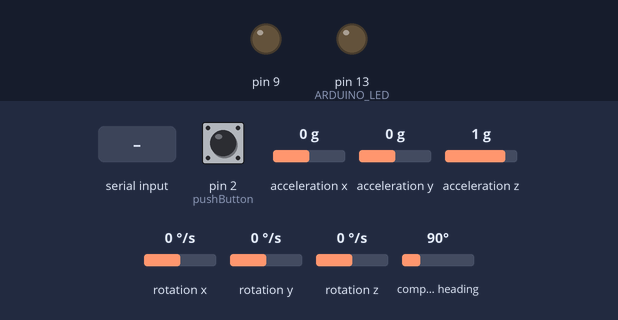
Simulated run of this sketch. Board: Arduino Uno, built with avr-gcc and run on an emulated ATmega328P. Shown: output pins drawn as LEDs (lit = HIGH). Wiring (inferred from the names in the program): HMC5883L compass at I2C address 0x1E; MPU-6050 motion sensor at I2C address 0x68. Dashed ring = blinking. The test bench sets the inputs (shaded band); at power-on: acceleration x 0 g, acceleration y 0 g, pin 2 (pushButton) LOW, acceleration z 1 g, rotation x 0 °/s, rotation y 0 °/s, rotation z 0 °/s, compass heading 90°. What the sketch prints to the serial monitor is not drawn.

Above: at 0.1 s.
At 1.8 s:
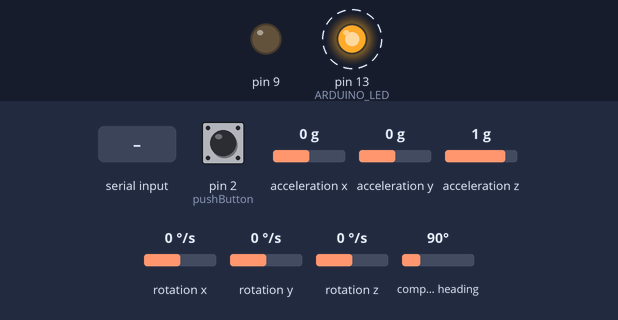
1.9 s: acceleration x set to -1.4 g
4.9 s: "S" received over Serial
7.9 s: acceleration y set to -1.4 g
Timing chart, 0 to 62.1 s (numbered marks = the images above; inputs shaded):
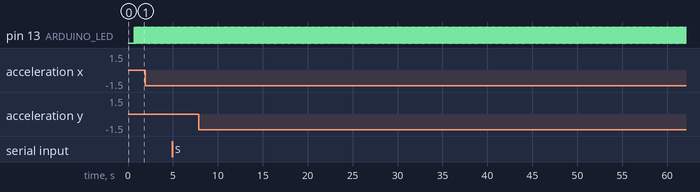

The sketch:

HT_GY86.ino
```cpp
/*
HT_GY86 v 1.0
Arduino-based headtracker for GY-86 board (MPU6050 + HMC5885L)
based on HATIRE sketch and Mahony algorithm implementation by Davide Gironi

All calibration code is deliberately removed in favor of MPU6050 self-clibration feature.
After turning on FTnoIR wait 30-40 seconds until frame stops moving, then use 'center' feature of FTnoIR.

*/
#include <Wire.h>

#include "mpu6050.h"
#include "hmc5883l.h"


#define SERIAL_BAUD 115200
#define  ARDUINO_LED 13
int pushButton = 2;

typedef struct {
  int16_t  Begin;
  uint16_t Cpt;
  float    gyro[3];   // 12 [Y, P, R]    gyro
  float    acc[3];    // 12 [x, y, z]    Acc
  int16_t  End ;
}
_hat;

typedef struct  {
  int16_t Begin  ;
  uint16_t Code ;     // 2  Code info
  char     Msg[24];   // 24 Message
  int16_t End ;
}
_msginfo;

// runtime global variables

_msginfo msg;
_hat hat;

char mag_present=0;
int cntr=0;

long *ptr = 0;
double qw = 1.0f;
double qx = 0.0f;
double qy = 0.0f;
double qz = 0.0f;
double roll = 0.0f;
double pitch = 0.0f;
double yaw = 0.0f;

uint8_t sendData=1;
volatile uint8_t dataAvailable=0;


typedef void (*_update_quat)();
_update_quat update_quat;

// structured messaging
void PrintCodeSerial(uint16_t code,char Msg[24],bool EOL ) {
  msg.Code=code;
  memset(msg.Msg,0x00,24);
  strcpy(msg.Msg,Msg);
  if (EOL) msg.Msg[23]=0x0A;
  // Send HATIRE message to  PC
   Serial.write((byte*)&msg,30);
}


/*
 * update timer
 */
ISR(TIMER1_COMPA_vect) {
  update_quat();
  digitalWrite(ARDUINO_LED, digitalRead(ARDUINO_LED) ^ 1);
  dataAvailable=1;
}

// process input from serial
void serialEvent(){
  char cmd = (char)Serial.read();
  switch (cmd) {
  case 'S':
    PrintCodeSerial(5001,"HAT START",true);
    sendData=1;
    break;

  case 's':
    PrintCodeSerial(5002,"HAT STOP",true);
    sendData=0;
    break;
  default:
    break;
  }
}

// the setup routine runs once when you press reset:
void setup() {
  hat.Begin = 0xAAAA;
  hat.Cpt = 0;
  hat.End = 0x5555;
  hat.acc[0]=0;
  hat.acc[1]=0;
  hat.acc[2]=0;

  msg.Begin = 0xAAAA;
  msg.Code = 0;
  msg.End = 0x5555;

  Serial.begin(SERIAL_BAUD);


  pinMode(9,OUTPUT);
  digitalWrite(2,HIGH);
  digitalWrite(3,HIGH);

  // Set all other pins to input, for safety.
  pinMode(0,INPUT);
  pinMode(1,INPUT);
  pinMode(2,INPUT);
  pinMode(3,INPUT);
  pinMode(6,INPUT);
  pinMode(7,INPUT);
  pinMode(8,INPUT);

  digitalWrite(0,LOW); // pull-down resistor
  digitalWrite(1,LOW);
  digitalWrite(2,HIGH);
  digitalWrite(3,HIGH);

  pinMode(ARDUINO_LED,OUTPUT);    // Arduino LED
  // make the pushbutton's pin an input:
  pinMode(pushButton, INPUT);

  Wire.begin();               // Start I2C

  PrintCodeSerial(2001,"MPU init",true);
  mpu6050_init();
  delay(50);

 PrintCodeSerial(2002,"Enabling bypass",true);
  mpu6050_enable_bypass();

  delay(200);
  mag_present=hmc5883l_detect();
  if(mag_present=='H') {
    PrintCodeSerial(2003,"Magnetometer found",true);
    hmc5883l_init();
    update_quat=&imu10dof01_updateQuaternion;
  } else {
    update_quat=&mpu6050_updateQuaternion;
    PrintCodeSerial(2004,"No magnetometer found",true);
  }
  delay(200);
  Serial.println("Timer init");
  delay(100);

  TIMSK1 &= (1 << TOIE1); // disable timer overflow interrupt
  TIMSK1 &= (1 << OCIE1A); // disable timer compare interrupt
  TCCR1A = 0;// set entire TCCR1A register to 0
  TCCR1B = 0;// same for TCCR1B
  TCNT1  = 0;//initialize counter value to 0
  // set compare match register for 1hz increments
  OCR1A = 256;// 61Hz
  // turn on CTC mode
  TCCR1B |= (1 << WGM12);
  // Set CS12 and CS10 bits for 1024 prescaler
  TCCR1B |= (1 << CS12) | (1 << CS10);
  TIMSK1 |= (1 << OCIE1A); // enable timer compare interrupt
//  TIMSK1 |= (1 << TOIE1); // enable timer overflow interrupt

}

// the loop routine runs over and over again forever:
void loop() {
  // workeraound for serialEvent bug
  if(Serial.available() > 0)  serialEvent();
  // read the input pin:
  int buttonState = digitalRead(pushButton);

  mpu6050_getQuaternion(&qw, &qx, &qy, &qz);
  mpu6050_getRollPitchYaw(&roll, &pitch, &yaw);
  hat.gyro[0]=yaw*57.2957795;
  hat.gyro[1]=pitch*57.2957795;
  hat.gyro[2]=roll*57.2957795;
  cntr= cntr >= 999 ? 0 : cntr+1;
  hat.Cpt=cntr;
  if((sendData==1) && (dataAvailable==1)) {
    Serial.write((byte*)&hat,30);
    dataAvailable=0;
  }
  delay(10);
}
```

hmc5883l.cpp
```cpp
// (licence header left out)
#include <stdlib.h>
#include <avr/io.h>
#include <util/delay.h>

#include "hmc5883l.h"

//path to i2c fleury lib
#include HMC5883L_I2CFLEURYPATH

static double hmc5883l_scale = 0;

/*
 * init the hmc5883l
 */
void hmc5883l_init() {
    #if HMC5883L_I2CINIT == 1
	//init i2c
	i2c_init();
	_delay_us(10);
    #endif

	//set scale
	hmc5883l_scale = 0;
	uint8_t regValue = 0x00;
    #if HMC5883L_SCALE == HMC5883L_SCALE088
		regValue = 0x00;
		hmc5883l_scale = 0.73;
    #elif HMC5883L_SCALE == HMC5883L_SCALE13
		regValue = 0x01;
		hmc5883l_scale = 0.92;
    #elif HMC5883L_SCALE == HMC5883L_SCALE19
		regValue = 0x02;
		hmc5883l_scale = 1.22;
    #elif HMC5883L_SCALE == HMC5883L_SCALE25
		regValue = 0x03;
		hmc5883l_scale = 1.52;
    #elif HMC5883L_SCALE == HMC5883L_SCALE40
		regValue = 0x04;
		hmc5883l_scale = 2.27;
    #elif HMC5883L_SCALE == HMC5883L_SCALE47
		regValue = 0x05;
		hmc5883l_scale = 2.56;
    #elif HMC5883L_SCALE == HMC5883L_SCALE56
		regValue = 0x06;
		hmc5883l_scale = 3.03;
    #elif HMC5883L_SCALE == HMC5883L_SCALE81
		regValue = 0x07;
		hmc5883l_scale = 4.35;
    #endif

	//setting is in the top 3 bits of the register.
	regValue = regValue << 5;
        i2c_start_wait(HMC5883L_ADDR | I2C_WRITE);
        i2c_write(HMC5883L_CONFREGB);
        i2c_write(regValue);
        i2c_stop();

	//set measurement mode
	i2c_start_wait(HMC5883L_ADDR | I2C_WRITE);
	i2c_write(HMC5883L_MODEREG);
	i2c_write(HMC5883L_MEASUREMODE);
	i2c_stop();
}

/*
 * Detect chip
 */
int hmc5883l_detect(void) {
    uint8_t sig = 0;

	if(i2c_start(HMC5883L_ADDR | I2C_WRITE)==1)
		return 1;
	i2c_write(0x0A);
	_delay_us(10);
	if(i2c_start(HMC5883L_ADDR | I2C_READ)==1)
		return 2;
//	i2c_stop();
//    MPU6050_I2C_BufferRead(HMC5883L_ADDRESS, &sig, 0x0A, 1);
	sig=i2c_readNak();
	i2c_stop();

    return sig;
}

/*
 * get raw data
 */
void hmc5883l_getrawdata(int16_t *mxraw, int16_t *myraw, int16_t *mzraw) {
	uint8_t i = 0;
	uint8_t buff[6];

	i2c_start_wait(HMC5883L_ADDR | I2C_WRITE);
	i2c_write(HMC5883L_DATAREGBEGIN);
	i2c_stop();
	i2c_start_wait(HMC5883L_ADDR | I2C_READ);
	for(i=0; i<6; i++) {
		if(i==6-1)
			buff[i] = i2c_readNak();
		else
			buff[i] = i2c_readAck();
	}
	i2c_stop();

	*mxraw = (int16_t)((buff[0] << 8) | buff[1]);
	*mzraw = (int16_t)((buff[2] << 8) | buff[3]);
	*myraw = (int16_t)((buff[4] << 8) | buff[5]);
}

/*
 * get scaled data
 */
void hmc5883l_getdata(double *mx, double *my, double *mz) {
	int16_t mxraw = 0;
	int16_t myraw = 0;
	int16_t mzraw = 0;
	hmc5883l_getrawdata(&mxraw, &myraw, &mzraw);

	#if HMC5883L_CALIBRATED == 1
	float mxt = mxraw - HMC5883L_OFFSETX;
	float myt = myraw - HMC5883L_OFFSETY;
	float mzt = mzraw - HMC5883L_OFFSETZ;
	*mx = HMC5883L_GAINX1 * mxt + HMC5883L_GAINX2 * myt + HMC5883L_GAINX3 * mzt;
	*my = HMC5883L_GAINY1 * mxt + HMC5883L_GAINY2 * myt + HMC5883L_GAINY3 * mzt;
	*mz = HMC5883L_GAINZ1 * mxt + HMC5883L_GAINZ2 * myt + HMC5883L_GAINZ3 * mzt;
	#else
	*mx = mxraw * hmc5883l_scale;
	*my = myraw * hmc5883l_scale;
	*mz = mzraw * hmc5883l_scale;
	#endif


}
```

hmc5883l.h
```cpp
// (licence header left out)
#ifndef HMC5883L_H_
#define HMC5883L_H_

#ifdef __cplusplus
extern "C" {
#endif

//definitions
#define HMC5883L_ADDR (0x1E<<1) //device address

//i2c settings
#define HMC5883L_I2CFLEURYPATH "i2cmaster.h" //define the path to i2c fleury lib
#define HMC5883L_I2CINIT 0 //init i2c

//registers
#define HMC5883L_CONFREGA 0x00
#define HMC5883L_CONFREGB 0x01
#define HMC5883L_MODEREG 0x02
#define HMC5883L_DATAREGBEGIN 0x03

//setup measurement mode
#define HMC5883L_MEASURECONTINOUS 0x00
#define HMC5883L_MEASURESINGLESHOT 0x01
#define HMC5883L_MEASUREIDLE 0x03
#define HMC5883L_MEASUREMODE HMC5883L_MEASURECONTINOUS

//setup scale
#define HMC5883L_SCALE088 1 //0.88
#define HMC5883L_SCALE13 2 //1.3
#define HMC5883L_SCALE19 3 //1.9
#define HMC5883L_SCALE25 4 //2.5
#define HMC5883L_SCALE40 5 //4.0
#define HMC5883L_SCALE47 6 //4.7
#define HMC5883L_SCALE56 7 //5.6
#define HMC5883L_SCALE81 8 //8.1
#define HMC5883L_SCALE HMC5883L_SCALE13

#define HMC5883L_CALIBRATED 1 //enable this if this magn is calibrated

//calibration values
#if HMC5883L_CALIBRATED == 1
#define HMC5883L_OFFSETX -99.7
#define HMC5883L_OFFSETY -154.0
#define HMC5883L_OFFSETZ -22.7
#define HMC5883L_GAINX1 0.952017
#define HMC5883L_GAINX2 0.00195895
#define HMC5883L_GAINX3 0.0139661
#define HMC5883L_GAINY1 0.00195895
#define HMC5883L_GAINY2 0.882824
#define HMC5883L_GAINY3 0.00760243
#define HMC5883L_GAINZ1 0.0139661
#define HMC5883L_GAINZ2 0.00760243
#define HMC5883L_GAINZ3 0.995365
#endif

//functions
extern void hmc5883l_init();
extern void hmc5883l_getrawdata(int16_t *mxraw, int16_t *myraw, int16_t *mzraw);
extern void hmc5883l_getdata(double *mx, double *my, double *mz);
extern int hmc5883l_detect(void);

#ifdef __cplusplus
}
#endif

#endif
```

i2cmaster.h
```cpp
#ifndef _I2CMASTER_H
#define _I2CMASTER_H   1
/*************************************************************************
* Title:    C include file for the I2C master interface
*           (i2cmaster.S or twimaster.c)
* Author:   Peter Fleury <pfleury@gmx.ch>  http://jump.to/fleury
* File:     $Id: i2cmaster.h,v 1.10 2005/03/06 22:39:57 Peter Exp $
* Software: AVR-GCC 3.4.3 / avr-libc 1.2.3
* Target:   any AVR device
* Usage:    see Doxygen manual
**************************************************************************/

#ifdef DOXYGEN
/**
 @defgroup pfleury_ic2master I2C Master library
 @code #include <i2cmaster.h> @endcode

 @brief I2C (TWI) Master Software Library

 Basic routines for communicating with I2C slave devices. This single master
 implementation is limited to one bus master on the I2C bus.

 This I2c library is implemented as a compact assembler software implementation of the I2C protocol
 which runs on any AVR (i2cmaster.S) and as a TWI hardware interface for all AVR with built-in TWI hardware (twimaster.c).
 Since the API for these two implementations is exactly the same, an application can be linked either against the
 software I2C implementation or the hardware I2C implementation.

 Use 4.7k pull-up resistor on the SDA and SCL pin.

 Adapt the SCL and SDA port and pin definitions and eventually the delay routine in the module
 i2cmaster.S to your target when using the software I2C implementation !

 Adjust the  CPU clock frequence F_CPU in twimaster.c or in the Makfile when using the TWI hardware implementaion.

 @note
    The module i2cmaster.S is based on the Atmel Application Note AVR300, corrected and adapted
    to GNU assembler and AVR-GCC C call interface.
    Replaced the incorrect quarter period delays found in AVR300 with
    half period delays.

 @author Peter Fleury pfleury@gmx.ch  http://jump.to/fleury

 @par API Usage Example
  The following code shows typical usage of this library, see example test_i2cmaster.c

 @code

 #include <i2cmaster.h>


 #define Dev24C02  0xA2      // device address of EEPROM 24C02, see datasheet

 int main(void)
 {
     unsigned char ret;

     i2c_init();                             // initialize I2C library

     // write 0x75 to EEPROM address 5 (Byte Write)
     i2c_start_wait(Dev24C02+I2C_WRITE);     // set device address and write mode
     i2c_write(0x05);                        // write address = 5
     i2c_write(0x75);                        // write value 0x75 to EEPROM
     i2c_stop();                             // set stop conditon = release bus


     // read previously written value back from EEPROM address 5
     i2c_start_wait(Dev24C02+I2C_WRITE);     // set device address and write mode

     i2c_write(0x05);                        // write address = 5
     i2c_rep_start(Dev24C02+I2C_READ);       // set device address and read mode

     ret = i2c_readNak();                    // read one byte from EEPROM
     i2c_stop();

     for(;;);
 }
 @endcode

*/
#endif /* DOXYGEN */

/**@{*/

#if (__GNUC__ * 100 + __GNUC_MINOR__) < 304
#error "This library requires AVR-GCC 3.4 or later, update to newer AVR-GCC compiler !"
#endif

#include <avr/io.h>

/** defines the data direction (reading from I2C device) in i2c_start(),i2c_rep_start() */
#define I2C_READ    1

/** defines the data direction (writing to I2C device) in i2c_start(),i2c_rep_start() */
#define I2C_WRITE   0


/**
 @brief initialize the I2C master interace. Need to be called only once
 @param  void
 @return none
 */
extern void i2c_init(void);


/**
 @brief Terminates the data transfer and releases the I2C bus
 @param void
 @return none
 */
extern void i2c_stop(void);


/**
 @brief Issues a start condition and sends address and transfer direction

 @param    addr address and transfer direction of I2C device
 @retval   0   device accessible
 @retval   1   failed to access device
 */
extern unsigned char i2c_start(unsigned char addr);


/**
 @brief Issues a repeated start condition and sends address and transfer direction

 @param   addr address and transfer direction of I2C device
 @retval  0 device accessible
 @retval  1 failed to access device
 */
extern unsigned char i2c_rep_start(unsigned char addr);


/**
 @brief Issues a start condition and sends address and transfer direction

 If device is busy, use ack polling to wait until device ready
 @param    addr address and transfer direction of I2C device
 @return   none
 */
extern void i2c_start_wait(unsigned char addr);


/**
 @brief Send one byte to I2C device
 @param    data  byte to be transfered
 @retval   0 write successful
 @retval   1 write failed
 */
extern unsigned char i2c_write(unsigned char data);


/**
 @brief    read one byte from the I2C device, request more data from device
 @return   byte read from I2C device
 */
extern unsigned char i2c_readAck(void);

/**
 @brief    read one byte from the I2C device, read is followed by a stop condition
 @return   byte read from I2C device
 */
extern unsigned char i2c_readNak(void);

/**
 @brief    read one byte from the I2C device

 Implemented as a macro, which calls either i2c_readAck or i2c_readNak

 @param    ack 1 send ack, request more data from device<br>
               0 send nak, read is followed by a stop condition
 @return   byte read from I2C device
 */
extern unsigned char i2c_read(unsigned char ack);
#define i2c_read(ack)  (ack) ? i2c_readAck() : i2c_readNak();


/**@}*/
#endif
```

Source omitted: mpu6050.cpp (26149 bytes), mpu6050.h (6800 bytes), mpu6050dmp6.cpp (27347 bytes), twimastertimeout.cpp (6903 bytes), mpu6050registers.h (13775 bytes)

Measured:
- by itself, pin 13 (ARDUINO_LED): alternates HIGH for 0.02 s and LOW for 0.02 s
